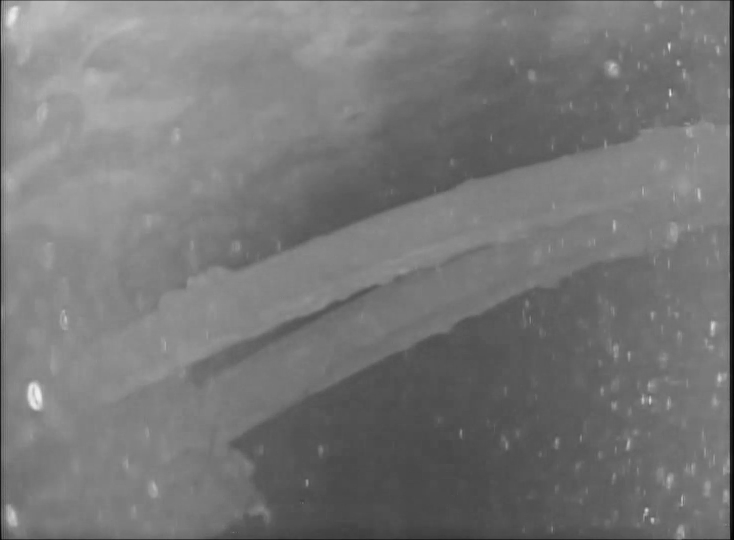
//> input picture DarkChannelPrior/DarkChannelPrior/green.jpg, 1468 x 1080 px, given in place of DCP1.jpg, which was not available (shown at 1/2 size)
$ ./test   (built with g++ and OpenCV 4)
//> lines starting //> are read from the running program, lines starting //| are printed output that depends on the picture; pictures that were not available may be replaced by others from this repository, and a replacement may not be noted
### DarkChannelPrior/DarkChannelPrior/dcp_core.h
//
//  dcp_core.h
//  opencv_test
//
//  Created by xiaoruiqiao on 2017/9/3.
//  Copyright © 2017年 xiaoruiqiao. All rights reserved.
//

#ifndef dcp_core_h
#define dcp_core_h


#include <opencv/cv.h>
#include <opencv/highgui.h>
#include <opencv2/opencv.hpp>
#include <opencv2/ximgproc.hpp>
#include <opencv2/core/core.hpp>

#include <iostream>
#include <vector>
#include <cstdio>
//#include <malloc.h>

//#include "utility.h"
using namespace cv;
using namespace std;
void CalcDarkChannel(IplImage *darkchannel, IplImage *input, int radius);
void CalcBrightChannel(IplImage *brightchannel, IplImage* input, int radius);
void CalcAirlight(IplImage *darkchannel, IplImage *input, double A[]);
void CalcTransmission(IplImage *transmission, IplImage *input, double A[], int radius);
void CalcRecover(IplImage *result, IplImage *input, IplImage *transmission, double A[]);
void GuidedFilterColor(IplImage *q, IplImage *II, IplImage *p, double eps, int r);
void MedianFilterSnow(IplImage *brightchannel, IplImage* input, int radius);
void CorseFilter(IplImage *value, IplImage *sturation, IplImage *dst_img, int radius);
void RemovalBaseMask(Mat input, Mat mask, Mat& output,int radius);
void FrameDiff(vector<Mat> input, Mat& ouput,Mat& frameNumOutput);


#endif /* dcp_core_h */

### DarkChannelPrior/DarkChannelPrior/core.h
#pragma once
#include <opencv2/core/core.hpp>
#include <opencv2/imgproc/imgproc.hpp>
#include <vector>
#include <iostream>
#include <opencv2/ml.hpp>
using namespace cv::ml;
using namespace cv;
using namespace std;


void calcDarkChannel(Mat& darkChannel,Mat& brightChannel, Mat& input, int radius);
void calcAirLight(Mat& darkChannel, Mat& input, double A[]);
void calcTransmission(Mat& transmission, Mat& input, double A[], int radius);
void calcRecover(Mat& result, Mat& input, Mat& transmission, double A[]);

### DarkChannelPrior/DarkChannelPrior/dehaze.h

#include "core.h"
#include <opencv2/ximgproc.hpp>

using namespace cv::ximgproc;
void dehaze(Mat& recover, Mat& input);
void dehazeDC(Mat image, Mat &dehaze);

### DarkChannelPrior/DarkChannelPrior/transmission.cpp
#include <stdio.h>
#include "core.h"
#include <opencv2/highgui/highgui.hpp>

void calcTransmission(Mat& transmission, Mat& input, double A[], int radius)
{
	int width = input.cols;
	int height = input.rows;

	double w = 0.9;

	Mat normalized_input(height, width, CV_8UC3);
	for (int k = 0; k < 3; k++) {
		for (int i = 0; i < height; i++) {
			for (int j = 0; j < width; j++) {
				double tmp = input.at<Vec3b>(i, j)[k];
				tmp = tmp / A[k] * 255.0;

				tmp = tmp > 255 ? 255 : tmp;
				normalized_input.at<Vec3b>(i, j)[k] = cvRound(tmp);
			}
		}
	}
	//imshow("normalized_input", normalized_input);
	Mat brightChannel(height, width, CV_8UC1);
	calcDarkChannel(transmission, brightChannel, normalized_input, radius);

	for (int i = 0; i < height; i++) {
		for (int j = 0; j < width; j++) {
			double tran = transmission.at<uchar>(i, j);

			tran = 1 - w*(tran / 255.0);
			tran *= 255.0;
			tran = tran > 255 ? 255 : (tran < 0 ? 0 : tran);
			transmission.at<uchar>(i, j) = cvRound(tran);
		}
	}
}

### DarkChannelPrior/DarkChannelPrior/recover.cpp
#include "core.h"

void calcRecover(Mat& result, Mat& input, Mat& transmission, double A[])
{
	int height = input.rows;
	int width = input.cols;

	double t0 = 0.2;
	double t, tmp_res;
	int i, j, k;
	int e = 0, number = 0;
	double a = 0;

	A[0] /= 255.0;
	A[1] /= 255.0;
	A[2] /= 255.0;

	for (i = 0; i < height; i++) {
		for (j = 0; j < width; j++) {
			t = transmission.at<uchar>(i, j);
			t /= 255.0;
			for (k = 0; k < 3; k++) {
				a = input.at<Vec3b>(i, j)[k];
				a /= 255.0;

				tmp_res = ((a - A[k]) / MAX(t, t0)) + A[k];
				tmp_res *= 255.0;
				tmp_res = tmp_res > 255 ? 255 : (tmp_res < 0 ? 0 : tmp_res);
				result.at<Vec3b>(i, j)[k] = cvRound(tmp_res);
			}
		}
	}
}

### DarkChannelPrior/DarkChannelPrior/darkchannel.cpp
#include "core.h"
#include  <opencv2/highgui/highgui.hpp>

void calcDarkChannel(Mat& darkchannel,Mat& brightchannel, Mat& input, int radius) {


	int height = input.rows;
	int width = input.cols;
	darkchannel.create(height, width, CV_8UC1);
	brightchannel.create(height, width, CV_8UC1);

	int st_row, ed_row;
	int st_col, ed_col;

	for (int i = 0; i < height; i++)
	{
		for (int j = 0; j < width; j++)
		{
			st_row = i - radius, ed_row = i + radius;
			st_col = j - radius, ed_col = j + radius;

			st_row = st_row < 0 ? 0 : st_row;
			ed_row = ed_row >= height ? (height - 1) : ed_row;
			st_col = st_col < 0 ? 0 : st_col;
			ed_col = ed_col >= width ? (width - 1) : ed_col;


			int min = 300;
			int max = 0;
			for (int m = st_row; m <= ed_row; m++)
			{
				for (int n = st_col; n <= ed_col; n++)
				{
					for (int k = 0; k < 3; k++)
					{

					 int cur = input.at<Vec3b>(m, n)[k];
						if (cur < min)
							min = cur;

					     if (cur > max)
						  max = cur;
					}
				}
			}
			darkchannel.at<uchar>(i, j) = min;
			brightchannel.at<uchar>(i, j) = max;
		}
	}

}

// [41 lines left out: function blockAverage, not called in this run]

struct pixel {
	int value;
	vector<Point2i> pos;
};
//#define DRAWHIST
// [65 lines left out: functions darkChannelMask, linerConstraint, not called in this run]

### DarkChannelPrior/DarkChannelPrior/airlight.cpp
#include <stdio.h>
#include "core.h"

#include <algorithm>
#include <opencv2/highgui/highgui.hpp>
using std::sort;

struct Pixel {
	int value;
	int i, j;
};

void calcAirLight(Mat& darkChannel, Mat& input, double A[]) {
	int height = input.rows;
	int width = input.cols;

	struct Pixel *v_darkchannel = (struct Pixel *)malloc(sizeof(struct Pixel) * height * width);
	int count = 0;
	for (int i = 0; i < height; i++)
	{
		for (int j = 0; j < width; j++)
		{
			int value = darkChannel.at<uchar>(i, j);
			struct Pixel p = { value,i,j };
			v_darkchannel[count++] = p;
		}
	}
	sort(v_darkchannel, v_darkchannel + count, [](struct Pixel &a, struct Pixel &b) { return a.value > b.value; });
	//Mat mask(height, width, CV_8UC1,Scalar(0));
	double channel_airlight[3] = { 0 };
	for (int i = 0; i < count*0.001; i++) {
		struct Pixel p = v_darkchannel[i];
		//mask.at<uchar>(p.i, p.j) = 255;
		for (int k = 0; k < 3; k++) {
			channel_airlight[k] += input.at<Vec3b>(p.i, p.j)[k];
		}
	}
	for (int k = 0; k < 3; k++) {
		A[k] = channel_airlight[k] / (count*0.001);
	}

	// [32 lines of commented-out code are left out]
	free(v_darkchannel);
}

### DarkChannelPrior/DarkChannelPrior/dehaze.cpp
#include "dehaze.h"
#include <opencv2/highgui/highgui.hpp>

void dehaze(Mat& input, Mat& recover) {
	int height = input.rows;
	int width = input.cols;

	Mat darkchannel(height, width, CV_8UC1);
	Mat brightchannel(height, width, CV_8UC1);
	Mat transmission(height, width, CV_8UC1);
	Mat refine_transmission(height, width, CV_8UC1);
    recover=Mat(height, width, CV_8UC3);
	int darkchannelradius = cvRound(MIN(width, height)*0.015);
	double Airlight[3] = { 0,0,0 };

	printf("CalcDarkChannel...");
	calcDarkChannel(darkchannel, brightchannel, input, darkchannelradius);
    imwrite("DCP1_DC.jpg", darkchannel);
	printf("CalcAirLight...");
	calcAirLight(darkchannel, input, Airlight);

	printf("CalcTransmission...");
	calcTransmission(transmission, input, Airlight, darkchannelradius);

	printf("GuidedFilterColor...");
	guidedFilter(input, transmission, refine_transmission, 60, 1e-6);
    imwrite("dcp1_trans.jpg", refine_transmission);
	printf("CalcRecover...");
	calcRecover(recover, input, refine_transmission, Airlight);
}


// [137 lines left out: functions dehazeDC, dehazeMY, not called in this run]

### DarkChannelPrior/DarkChannelPrior/test.cpp
#include <opencv2/highgui/highgui.hpp>
#include <opencv2/imgproc/imgproc.hpp>
#include <opencv2/videoio/videoio.hpp>
#include <opencv2/video/video.hpp>
#include <iostream>
#include <fstream>
#include "dehaze.h"

using namespace cv;
using namespace std;
//#define NEW
//#define OLD
//#define LIST
int main(int argc, char* argv[]){
	int beg_no = 0;
#ifdef NEW
	string folder_name = "..//..//..//image//img_171021//171021_capture_";
	string filename = folder_name + to_string(beg_no) + ".jpg";
#endif //NEW
#ifdef OLD
	//string folderName = "img_170721_01j";
	string folderName = "img_170724_02j";
	string folder_name="..//..//..//image//" + folderName + "//" + folderName + "_";
	string saveImage = "..//..//..//result//20171018//" + folderName + "_";
	string filename = folder_name + to_string(beg_no) + ".jpg";
#endif//OLD
#ifdef LIST
	ifstream image_file;
	image_file.open("list//list_out.txt", ios::in);
	vector<string> image_list;
	while (!image_file.eof()) {
		string image_name;
		getline(image_file, image_name);
		if (image_name.length() == 0) break;
		image_list.push_back(image_name);
	}
	image_file.close();
	string filename = image_list[beg_no];
#endif //LIST
	string filename = "DCP1.jpg";
	Mat image = imread(filename);
//> image is the input picture: 1080 rows x 1468 cols, CV_8UC3; min 0, max 241, mean 118.9
	vector<Mat> channels;
	split(image, channels);
	Mat res;
	dehaze(image, res);
//> the loop in calcDarkChannel, `for (int i = 0; i < height; i++)` made 1080 passes
//> st_row on passes 1 to 3: 0, 0, 0
//> after the loop in calcDarkChannel, `for (int i = 0; i < height; i++)`:
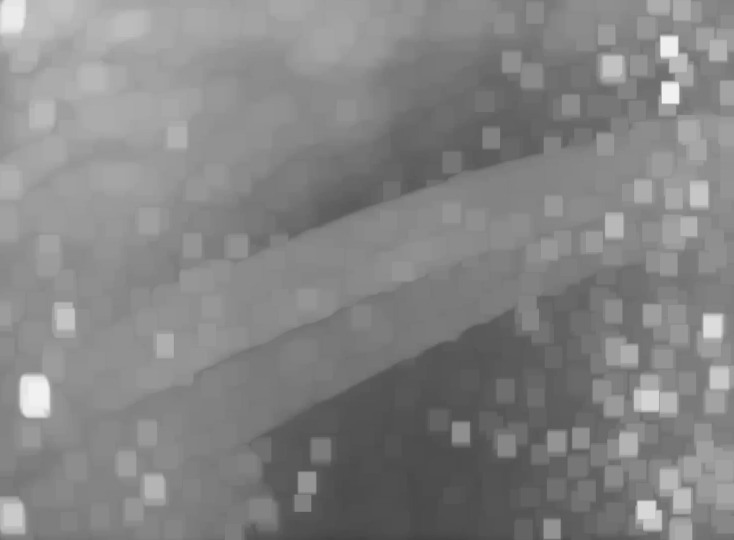
//> brightchannel: 1080 rows x 1468 cols, CV_8UC1 (shown at 1/2 size); min 67, max 241, mean 132.2
//> after the loop in calcDarkChannel, `for (int i = 0; i < height; i++)`: st_row = 1063; ed_row = 1079; st_col = 1451; ed_col = 1467
//> the loop in calcAirLight, `for (int i = 0; i < height; i++)` made 1080 passes
//> count on passes 1 to 3: 1468, 2936, 4404
//> after the loop in calcAirLight, `for (int i = 0; i < height; i++)`: count = 1585440
//> after the loop in calcAirLight, `for (int i = 0; i < count*0.001; i++)`: channel_airlight = [288109, 288109, 288109]
//> in dehaze, `calcAirLight(darkchannel, input, Airlight);`: Airlight = [181.7, 181.7, 181.7]
//> after the loop in calcTransmission, `for (int k = 0; k < 3; k++)`:
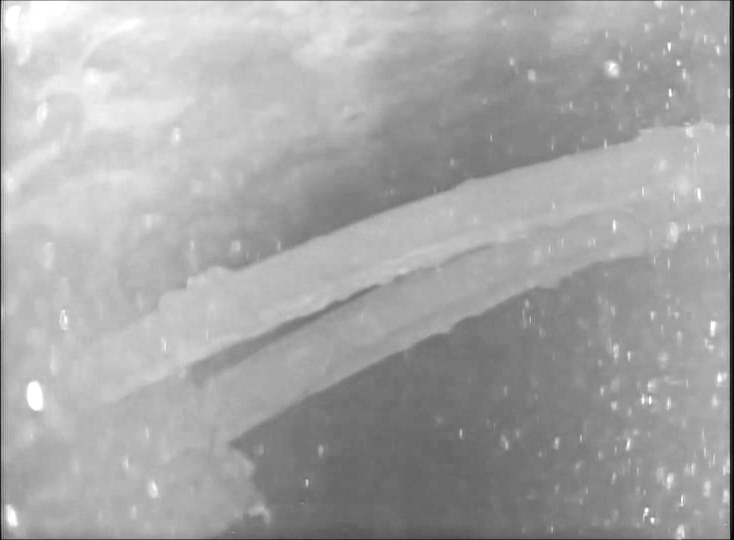
//> normalized_input: 1080 rows x 1468 cols, CV_8UC3 (shown at 1/2 size); min 0, max 255, mean 166.7
//> call 2 of calcDarkChannel, with radius = 16
//> the loop in calcDarkChannel (call 2), `for (int i = 0; i < height; i++)` made 1080 passes
//> after the loop in calcDarkChannel (call 2), `for (int i = 0; i < height; i++)`:
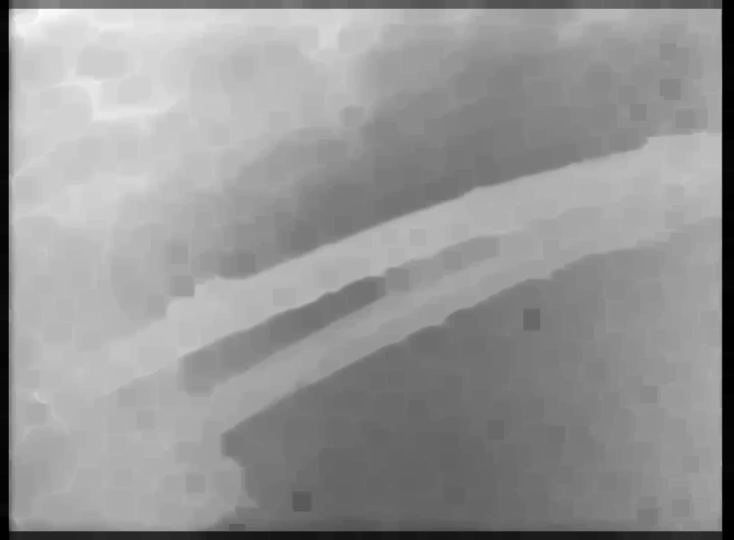
//> darkchannel: 1080 rows x 1468 cols, CV_8UC1 (shown at 1/2 size); min 0, max 251, mean 149.8
//> after the loop in calcDarkChannel (call 2), `for (int i = 0; i < height; i++)`:
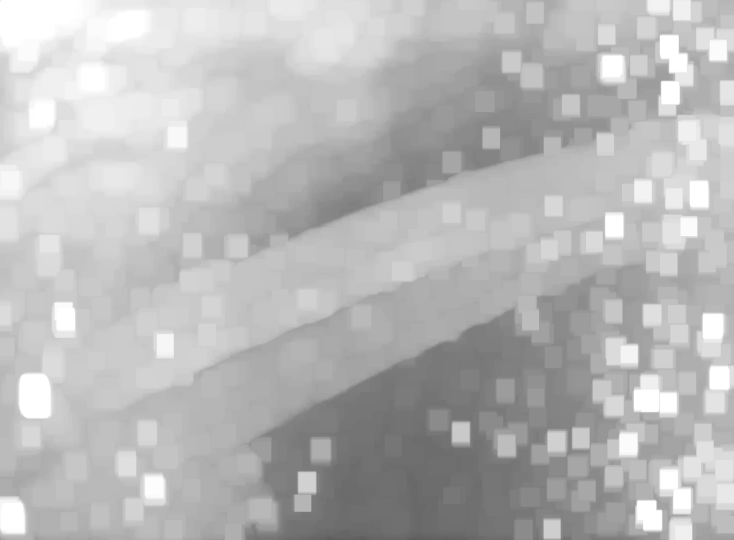
//> brightchannel: 1080 rows x 1468 cols, CV_8UC1 (shown at 1/2 size); min 94, max 255, mean 184.7
//> after the loop in calcDarkChannel (call 2), `for (int i = 0; i < height; i++)`: st_row = 1063; ed_row = 1079; st_col = 1451; ed_col = 1467
//> after the loop in calcTransmission, `for (int i = 0; i < height; i++)`:
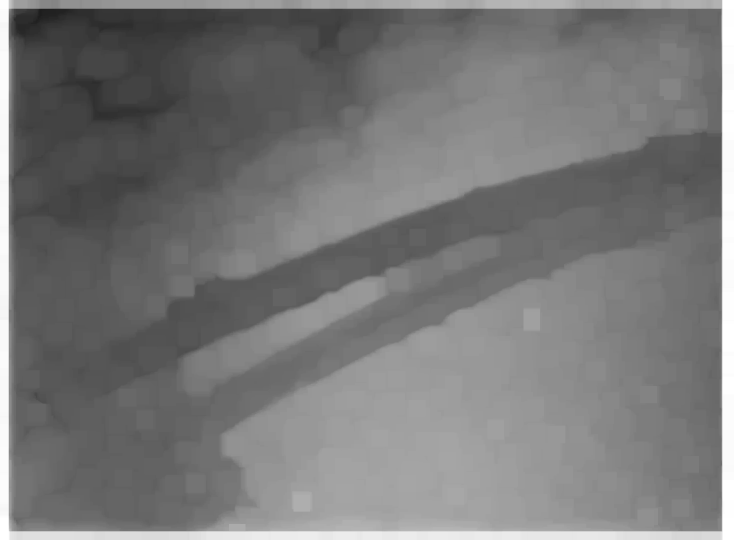
//> transmission: 1080 rows x 1468 cols, CV_8UC1 (shown at 1/2 size); min 29, max 255, mean 120.2
//> in dehaze, `guidedFilter(input, transmission, refine_transmission, 60, 1e-6);`:
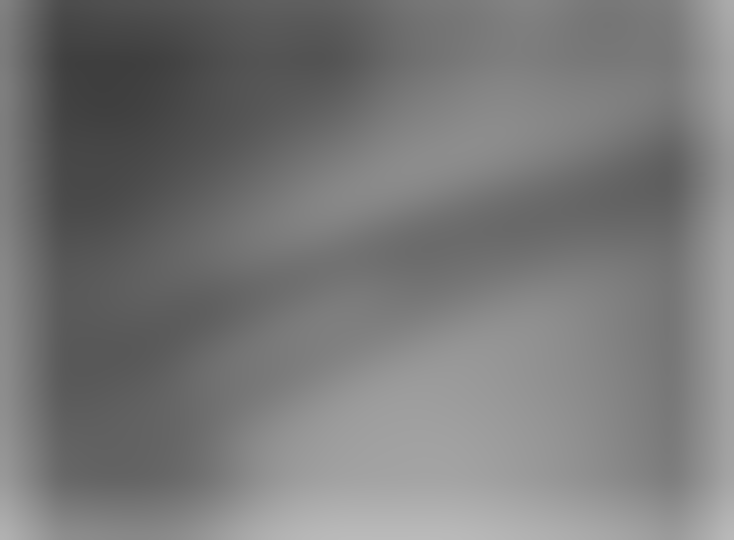
//> refine_transmission: 1080 rows x 1468 cols, CV_8UC1 (shown at 1/2 size); min 62, max 186, mean 120.2
//> the loop in calcRecover, `for (i = 0; i < height; i++)` made 1080 passes
//> (t, a) on passes 1 to 3: (0.671, 0.00392), (0.671, 0.0157), (0.671, 0.0275)
//> after the loop in calcRecover, `for (i = 0; i < height; i++)`:
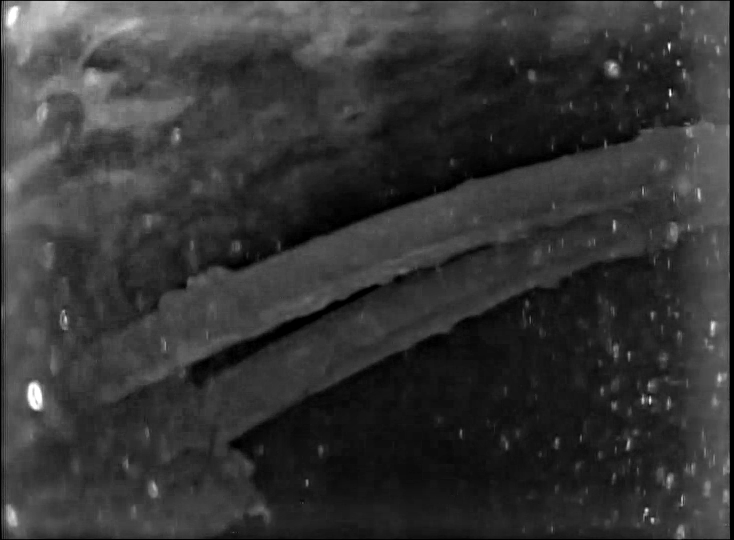
//> result: 1080 rows x 1468 cols, CV_8UC3 (shown at 1/2 size); min 0, max 255, mean 52.7
	//imshow("original", image);
	imwrite("DCP1_res.jpg", res);
	//imshow("red", channels[2]);
	waitKey(0);

}

$ run again, on DarkChannelPrior/DarkChannelPrior/hue.jpg
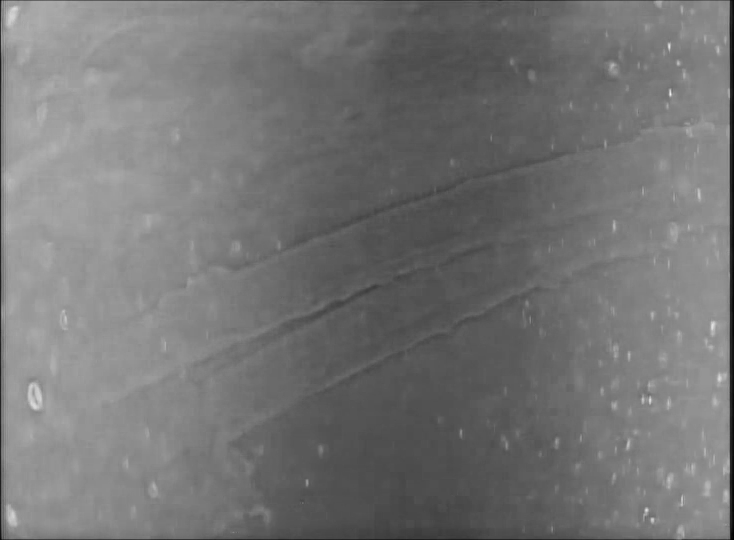
//> input picture DarkChannelPrior/DarkChannelPrior/hue.jpg, 1468 x 1080 px, given in place of DCP1.jpg, which was not available (shown at 1/2 size)
//> image is the input picture: 1080 rows x 1468 cols, CV_8UC3; min 0, max 251, mean 116.5
//> the loop in calcDarkChannel, `for (int i = 0; i < height; i++)` made 1080 passes
//> st_row on passes 1 to 3: 0, 0, 0
//> after the loop in calcDarkChannel, `for (int i = 0; i < height; i++)`: st_row = 1063; ed_row = 1079; st_col = 1451; ed_col = 1467
//> the loop in calcAirLight, `for (int i = 0; i < height; i++)` made 1080 passes
//> count on passes 1 to 3: 1468, 2936, 4404
//> after the loop in calcAirLight, `for (int i = 0; i < height; i++)`: count = 1585440
//> after the loop in calcAirLight, `for (int i = 0; i < count*0.001; i++)`: channel_airlight = [266726, 266726, 266726]
//> Airlight = [168.2, 168.2, 168.2]
//> the loop in calcDarkChannel (call 2), `for (int i = 0; i < height; i++)` made 1080 passes
//> after the loop in calcDarkChannel (call 2), `for (int i = 0; i < height; i++)`:
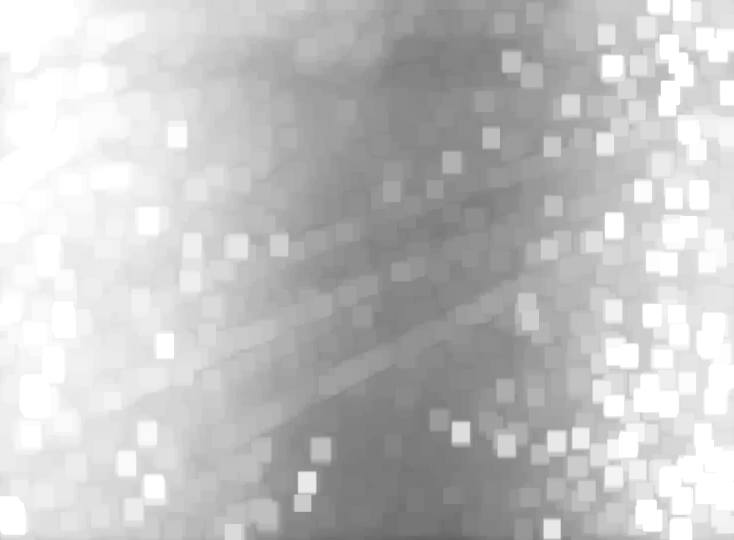
//> brightchannel: 1080 rows x 1468 cols, CV_8UC1 (shown at 1/2 size); min 100, max 255, mean 194.4
//> after the loop in calcDarkChannel (call 2), `for (int i = 0; i < height; i++)`: st_row = 1063; ed_row = 1079; st_col = 1451; ed_col = 1467
//> the loop in calcRecover, `for (i = 0; i < height; i++)` made 1080 passes
//> (t, a) on passes 1 to 3: (0.596, 0.0235), (0.596, 0.0314), (0.596, 0.0431)
//> after the loop in calcRecover, `for (i = 0; i < height; i++)`:
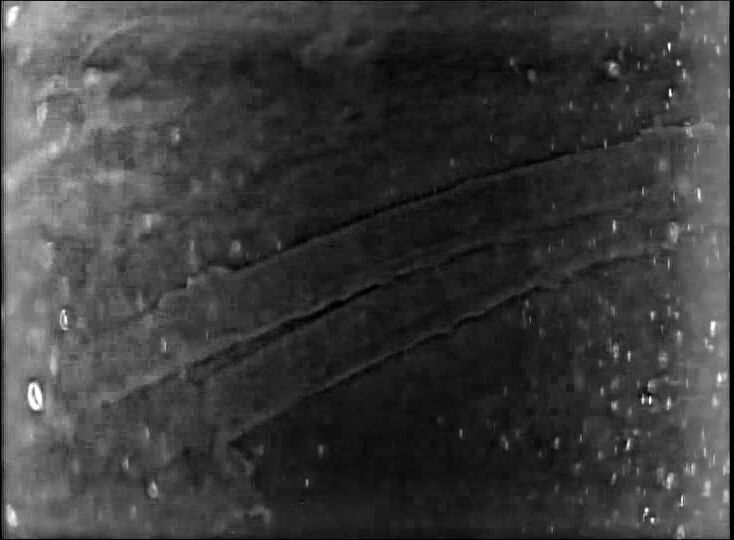
//> result: 1080 rows x 1468 cols, CV_8UC3 (shown at 1/2 size); min 0, max 255, mean 59.4
